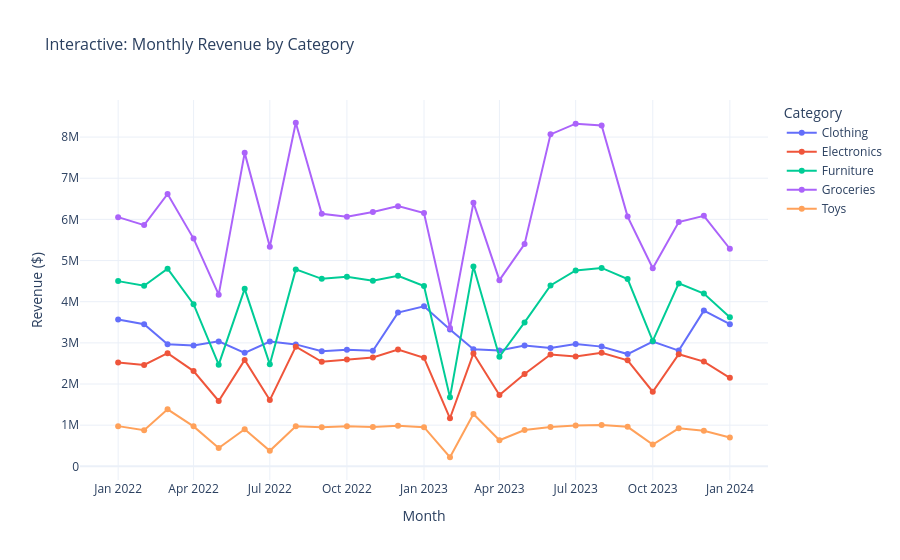

The cell this chart's notebook holds for it:
### Markdown cell above
### Monthly Revenue by Category:-

### Code cell
# ── Interactive: Monthly Revenue by Category (Plotly) ────────────────────────
monthly_cat = (df.groupby([df['Date'].dt.to_period('M').dt.to_timestamp(), 'Category'])['Revenue']
               .sum().reset_index())
monthly_cat.columns = ['Date', 'Category', 'Revenue']

fig = px.line(monthly_cat, x='Date', y='Revenue', color='Category',
              title='Interactive: Monthly Revenue by Category',
              labels={'Revenue': 'Revenue ($)', 'Date': 'Month'},
              template='plotly_white', markers=True)
fig.update_layout(hovermode='x unified', legend_title='Category',
                  title_font_size=16)
fig.show()
